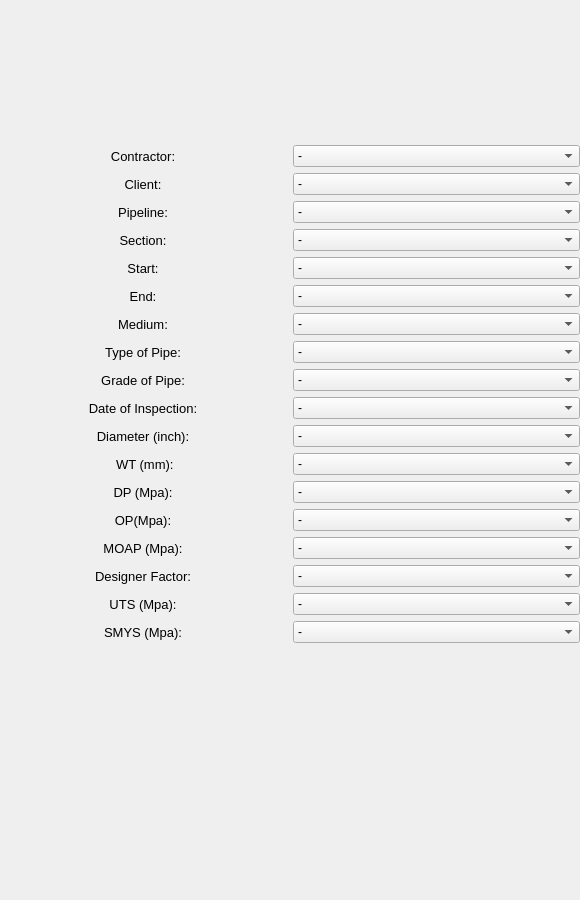
<?xml version="1.0" encoding="UTF-8"?>
<ui version="4.0">
 <class>Dialog</class>
 <widget class="QDialog" name="Dialog">
  <property name="geometry">
   <rect>
    <x>0</x>
    <y>0</y>
    <width>580</width>
    <height>900</height>
   </rect>
  </property>
  <property name="sizePolicy">
   <sizepolicy hsizetype="Minimum" vsizetype="Minimum">
    <horstretch>0</horstretch>
    <verstretch>0</verstretch>
   </sizepolicy>
  </property>
  <property name="minimumSize">
   <size>
    <width>580</width>
    <height>900</height>
   </size>
  </property>
  <property name="maximumSize">
   <size>
    <width>580</width>
    <height>900</height>
   </size>
  </property>
  <property name="windowTitle">
   <string>Dialog</string>
  </property>
  <widget class="QWidget" name="verticalLayoutWidget">
   <property name="geometry">
    <rect>
     <x>-1</x>
     <y>-1</y>
     <width>581</width>
     <height>791</height>
    </rect>
   </property>
   <layout class="QVBoxLayout" name="verticalLayout">
    <item>
     <layout class="QHBoxLayout" name="horizontalLayout_4">
      <item>
       <layout class="QVBoxLayout" name="verticalLayout_3">
        <item>
         <widget class="QLabel" name="label_3">
          <property name="sizePolicy">
           <sizepolicy hsizetype="Preferred" vsizetype="Preferred">
            <horstretch>0</horstretch>
            <verstretch>0</verstretch>
           </sizepolicy>
          </property>
          <property name="font">
           <font>
            <pointsize>10</pointsize>
           </font>
          </property>
          <property name="contextMenuPolicy">
           <enum>Qt::DefaultContextMenu</enum>
          </property>
          <property name="text">
           <string>Contractor:</string>
          </property>
          <property name="alignment">
           <set>Qt::AlignCenter</set>
          </property>
         </widget>
        </item>
        <item>
         <widget class="QLabel" name="label">
          <property name="font">
           <font>
            <pointsize>10</pointsize>
           </font>
          </property>
          <property name="text">
           <string>Client:</string>
          </property>
          <property name="alignment">
           <set>Qt::AlignCenter</set>
          </property>
         </widget>
        </item>
        <item>
         <widget class="QLabel" name="label_4">
          <property name="font">
           <font>
            <pointsize>10</pointsize>
           </font>
          </property>
          <property name="text">
           <string>Pipeline:</string>
          </property>
          <property name="alignment">
           <set>Qt::AlignCenter</set>
          </property>
         </widget>
        </item>
        <item>
         <widget class="QLabel" name="label_5">
          <property name="font">
           <font>
            <pointsize>10</pointsize>
           </font>
          </property>
          <property name="text">
           <string>Section:</string>
          </property>
          <property name="alignment">
           <set>Qt::AlignCenter</set>
          </property>
         </widget>
        </item>
        <item>
         <widget class="QLabel" name="label_7">
          <property name="font">
           <font>
            <pointsize>10</pointsize>
           </font>
          </property>
          <property name="text">
           <string>Start:</string>
          </property>
          <property name="alignment">
           <set>Qt::AlignCenter</set>
          </property>
         </widget>
        </item>
        <item>
         <widget class="QLabel" name="label_8">
          <property name="font">
           <font>
            <pointsize>10</pointsize>
           </font>
          </property>
          <property name="text">
           <string>End:</string>
          </property>
          <property name="alignment">
           <set>Qt::AlignCenter</set>
          </property>
         </widget>
        </item>
        <item>
         <widget class="QLabel" name="label_10">
          <property name="font">
           <font>
            <pointsize>10</pointsize>
           </font>
          </property>
          <property name="text">
           <string>Medium:</string>
          </property>
          <property name="alignment">
           <set>Qt::AlignCenter</set>
          </property>
         </widget>
        </item>
        <item>
         <widget class="QLabel" name="label_11">
          <property name="font">
           <font>
            <pointsize>10</pointsize>
           </font>
          </property>
          <property name="text">
           <string>Type of Pipe:</string>
          </property>
          <property name="alignment">
           <set>Qt::AlignCenter</set>
          </property>
         </widget>
        </item>
        <item>
         <widget class="QLabel" name="label_12">
          <property name="font">
           <font>
            <pointsize>10</pointsize>
           </font>
          </property>
          <property name="text">
           <string>Grade of Pipe:</string>
          </property>
          <property name="alignment">
           <set>Qt::AlignCenter</set>
          </property>
         </widget>
        </item>
        <item>
         <widget class="QLabel" name="label_14">
          <property name="font">
           <font>
            <pointsize>10</pointsize>
           </font>
          </property>
          <property name="text">
           <string>Date of Inspection:</string>
          </property>
          <property name="alignment">
           <set>Qt::AlignCenter</set>
          </property>
         </widget>
        </item>
        <item>
         <widget class="QLabel" name="label_15">
          <property name="font">
           <font>
            <pointsize>10</pointsize>
           </font>
          </property>
          <property name="text">
           <string>Diameter (inch):</string>
          </property>
          <property name="alignment">
           <set>Qt::AlignCenter</set>
          </property>
         </widget>
        </item>
        <item>
         <widget class="QLabel" name="label_17">
          <property name="font">
           <font>
            <pointsize>10</pointsize>
           </font>
          </property>
          <property name="text">
           <string> WT (mm):</string>
          </property>
          <property name="alignment">
           <set>Qt::AlignCenter</set>
          </property>
         </widget>
        </item>
        <item>
         <widget class="QLabel" name="label_16">
          <property name="font">
           <font>
            <pointsize>10</pointsize>
           </font>
          </property>
          <property name="text">
           <string>DP (Mpa):</string>
          </property>
          <property name="alignment">
           <set>Qt::AlignCenter</set>
          </property>
         </widget>
        </item>
        <item>
         <widget class="QLabel" name="label_19">
          <property name="font">
           <font>
            <pointsize>10</pointsize>
           </font>
          </property>
          <property name="text">
           <string>OP(Mpa):</string>
          </property>
          <property name="alignment">
           <set>Qt::AlignCenter</set>
          </property>
         </widget>
        </item>
        <item>
         <widget class="QLabel" name="label_18">
          <property name="font">
           <font>
            <pointsize>10</pointsize>
           </font>
          </property>
          <property name="text">
           <string>MOAP (Mpa):</string>
          </property>
          <property name="alignment">
           <set>Qt::AlignCenter</set>
          </property>
         </widget>
        </item>
        <item>
         <widget class="QLabel" name="label_13">
          <property name="font">
           <font>
            <pointsize>10</pointsize>
           </font>
          </property>
          <property name="text">
           <string>Designer Factor:</string>
          </property>
          <property name="alignment">
           <set>Qt::AlignCenter</set>
          </property>
         </widget>
        </item>
        <item>
         <widget class="QLabel" name="label_9">
          <property name="font">
           <font>
            <pointsize>10</pointsize>
           </font>
          </property>
          <property name="text">
           <string>UTS (Mpa):</string>
          </property>
          <property name="alignment">
           <set>Qt::AlignCenter</set>
          </property>
         </widget>
        </item>
        <item>
         <widget class="QLabel" name="label_6">
          <property name="font">
           <font>
            <pointsize>10</pointsize>
           </font>
          </property>
          <property name="text">
           <string>SMYS (Mpa):</string>
          </property>
          <property name="alignment">
           <set>Qt::AlignCenter</set>
          </property>
         </widget>
        </item>
       </layout>
      </item>
      <item>
       <layout class="QVBoxLayout" name="verticalLayout_2">
        <item>
         <widget class="QComboBox" name="comboBox_2">
          <item>
           <property name="text">
            <string>-</string>
           </property>
          </item>
         </widget>
        </item>
        <item>
         <widget class="QComboBox" name="comboBox_11">
          <item>
           <property name="text">
            <string>-</string>
           </property>
          </item>
         </widget>
        </item>
        <item>
         <widget class="QComboBox" name="comboBox_9">
          <item>
           <property name="text">
            <string>-</string>
           </property>
          </item>
         </widget>
        </item>
        <item>
         <widget class="QComboBox" name="comboBox_15">
          <item>
           <property name="text">
            <string>-</string>
           </property>
          </item>
         </widget>
        </item>
        <item>
         <widget class="QComboBox" name="comboBox_18">
          <item>
           <property name="text">
            <string>-</string>
           </property>
          </item>
         </widget>
        </item>
        <item>
         <widget class="QComboBox" name="comboBox_19">
          <item>
           <property name="text">
            <string>-</string>
           </property>
          </item>
         </widget>
        </item>
        <item>
         <widget class="QComboBox" name="comboBox_17">
          <item>
           <property name="text">
            <string>-</string>
           </property>
          </item>
         </widget>
        </item>
        <item>
         <widget class="QComboBox" name="comboBox_16">
          <item>
           <property name="text">
            <string>-</string>
           </property>
          </item>
         </widget>
        </item>
        <item>
         <widget class="QComboBox" name="comboBox_14">
          <item>
           <property name="text">
            <string>-</string>
           </property>
          </item>
         </widget>
        </item>
        <item>
         <widget class="QComboBox" name="comboBox_13">
          <item>
           <property name="text">
            <string>-</string>
           </property>
          </item>
         </widget>
        </item>
        <item>
         <widget class="QComboBox" name="comboBox_12">
          <item>
           <property name="text">
            <string>-</string>
           </property>
          </item>
         </widget>
        </item>
        <item>
         <widget class="QComboBox" name="comboBox_10">
          <item>
           <property name="text">
            <string>-</string>
           </property>
          </item>
         </widget>
        </item>
        <item>
         <widget class="QComboBox" name="comboBox_8">
          <item>
           <property name="text">
            <string>-</string>
           </property>
          </item>
         </widget>
        </item>
        <item>
         <widget class="QComboBox" name="comboBox_7">
          <item>
           <property name="text">
            <string>-</string>
           </property>
          </item>
         </widget>
        </item>
        <item>
         <widget class="QComboBox" name="comboBox_6">
          <item>
           <property name="text">
            <string>-</string>
           </property>
          </item>
         </widget>
        </item>
        <item>
         <widget class="QComboBox" name="comboBox_5">
          <item>
           <property name="text">
            <string>-</string>
           </property>
          </item>
         </widget>
        </item>
        <item>
         <widget class="QComboBox" name="comboBox_4">
          <item>
           <property name="text">
            <string>-</string>
           </property>
          </item>
         </widget>
        </item>
        <item>
         <widget class="QComboBox" name="comboBox_3">
          <item>
           <property name="text">
            <string>-</string>
           </property>
          </item>
         </widget>
        </item>
       </layout>
      </item>
     </layout>
    </item>
   </layout>
  </widget>
 </widget>
 <resources/>
 <connections/>
</ui>
